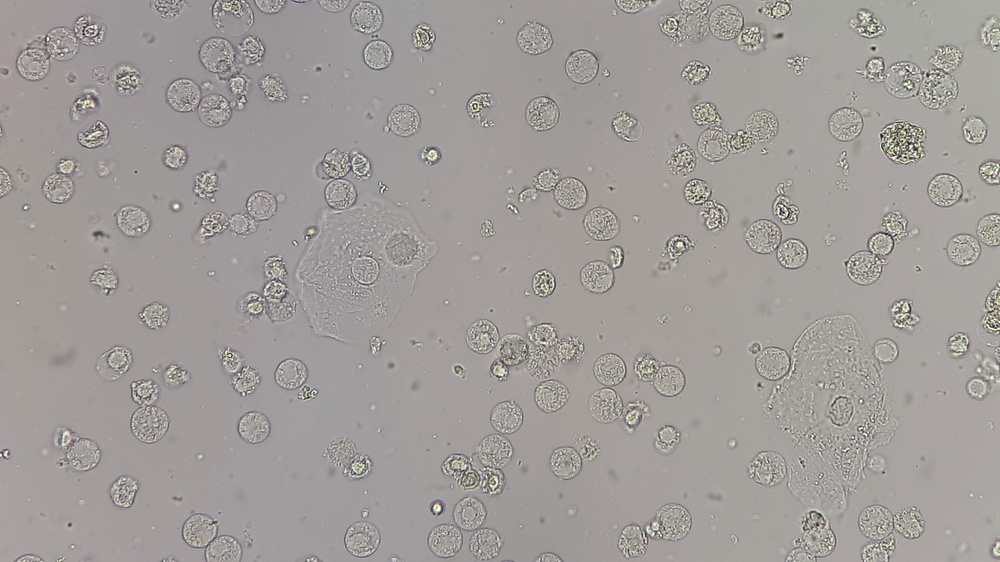
#> input picture input_data/cells.jpg, 1000 x 562 px, shrunk from 2560 x 1440 before the run
$ python -i augmentator.py   (imports and definitions only)
#> lines starting #> are read from the running program, lines starting #| are printed output that depends on the picture
#> further down, picture is the input picture: shape (562, 1000, 3); mean B, G, R 154.4, 157, 161.1
import cv2
import numpy as np
import random

class ImageAugmentor:
    def __init__(self):
        self.methods = {
            "Add Noise": self.add_noise,
            "Denoise": self.denoise,
            "Gaussian Blur": self.gaussian_blur,
            "Histogram Equalization": self.histogram_equalization,
            "Rotation": self.rotation,
            "Glass Effect": self.glass_effect,
            "Motion Blur": self.motion_blur,
        }

    def add_noise(self, image):
        noise = np.random.normal(0, 25, image.shape).astype(np.uint8)
        return cv2.add(image, noise)

    def denoise(self, image):
        return cv2.fastNlMeansDenoising(image, None, 30, 7, 21)

    def gaussian_blur(self, image):
        return cv2.GaussianBlur(image, (5, 5), 0)

    def histogram_equalization(self, image):
        if len(image.shape) == 2:  # Grayscale image
            return cv2.equalizeHist(image)
        else:  # Color image
            ycrcb = cv2.cvtColor(image, cv2.COLOR_BGR2YCrCb)
#> ycrcb: shape (562, 1000, 3); mean of channels 0, 1, 2 157.9, 130.3, 126
            ycrcb[:, :, 0] = cv2.equalizeHist(ycrcb[:, :, 0])
#> ycrcb: shape (562, 1000, 3); mean of channels 0, 1, 2 132.9, 130.3, 126
            return cv2.cvtColor(ycrcb, cv2.COLOR_YCrCb2BGR)
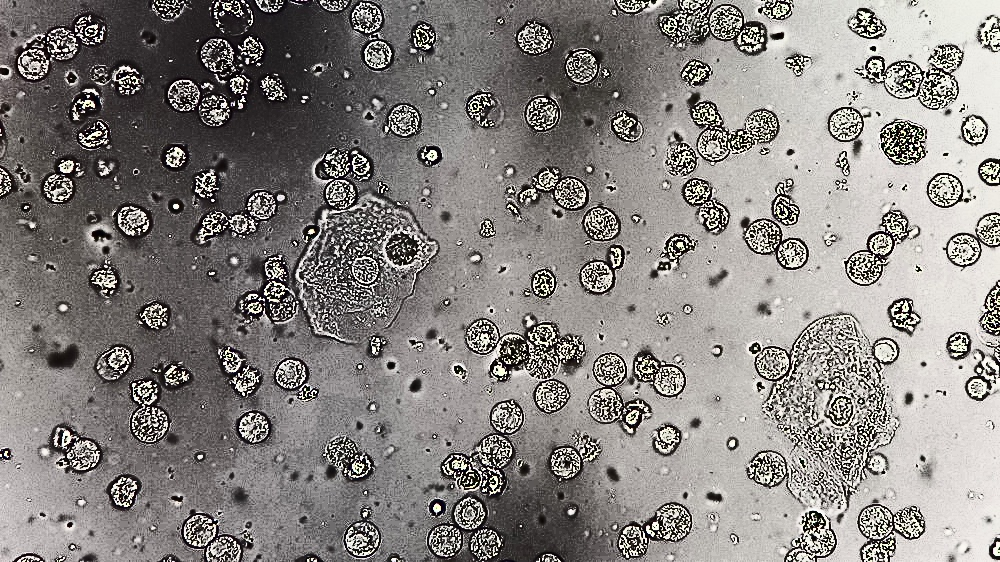
#> returned value: shape (562, 1000, 3); mean B, G, R 129.4, 132, 136

    def rotation(self, image, angle):
        height, width = image.shape[:2]
        center = (width // 2, height // 2)
        M = cv2.getRotationMatrix2D(center, angle, 1)
        return cv2.warpAffine(image, M, (width, height))

    def glass_effect(self, image, power):
        height, width = image.shape[:2]
        dst = np.zeros(image.shape, np.uint8)
        for m in range(height - power):
            for n in range(width - power):
                index = random.randint(1, power)
                dst[m, n] = image[m + index, n + index]
        return dst

    def motion_blur(self, image, degree, angle):
        M = cv2.getRotationMatrix2D((degree / 2, degree / 2), angle, 1)
        motion_blur_kernel = np.diag(np.ones(degree))
        motion_blur_kernel = cv2.warpAffine(motion_blur_kernel, M, (degree, degree))
        motion_blur_kernel /= degree
        blurred = cv2.filter2D(image, -1, motion_blur_kernel)
        return cv2.normalize(blurred, None, 0, 255, cv2.NORM_MINMAX).astype(np.uint8)

>>> import cv2
>>> picture = cv2.imread('../input_data/cells.jpg')
>>> result = ImageAugmentor().histogram_equalization(picture)
